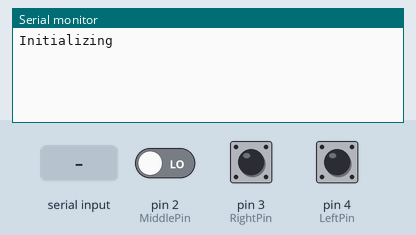
Recording of a sketch running on a simulated Arduino Uno, built with avr-gcc and run on an emulated ATmega328P. On the bench: the last lines printed to the serial monitor. The test bench sets the inputs (shaded band); at power-on: pin 2 (MiddlePin) LOW, pin 3 (RightPin) LOW, pin 4 (LeftPin) LOW. No radio packets arrive unless stated.

Above: at 1.2 s.
1.3 s: pin 2 (MiddlePin) driven HIGH
At 1.41 s:
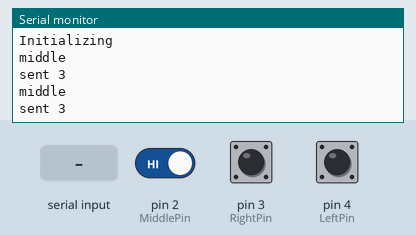
2.8 s: pin 3 (RightPin) pulled HIGH for 0.15 s
At 2.82 s:
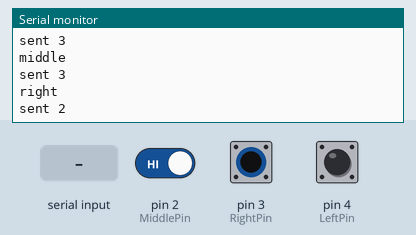
4.4 s: pin 4 (LeftPin) pulled HIGH for 0.15 s
At 4.43 s:
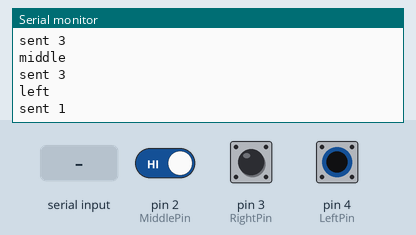
6.0 s: pin 3 (RightPin) pulled HIGH for 3.2 s
At 6.04 s:
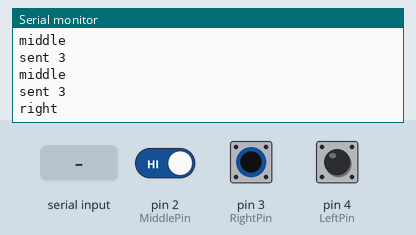
12.2 s: "0\n" received over Serial
Timing chart, 0 to 14.7 s (numbered marks = the images above; inputs shaded):
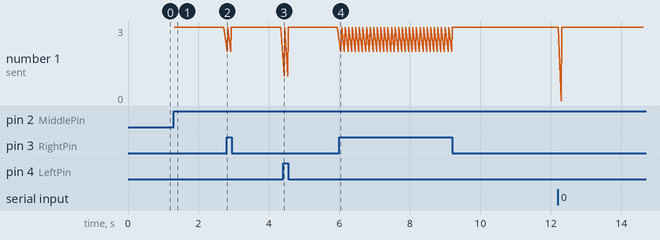

The sketch:

pm_transmitter_basic.ino
```cpp
// How to Use
// set board: SparkFunPro Micro
// set port
// Ctrl + Shift + U

#include <RH_ASK.h>
#include <SPI.h> // Not actually used but needed to compile

#define TxPin 10
#define RxPin 10
#define PowerPin 16

#define LeftPin 4
#define RightPin 3
#define MiddlePin 2

const unsigned int MAX_INPUT = 50;

RH_ASK driver(2000, RxPin, TxPin, PowerPin, false);

void setup()
{
  Serial.begin(9600);
  Serial.println("Initializing");
  if (!driver.init())
     Serial.println("init failed");
}

int pos = 0;

void loop() {
  // Send messages through serial input
  while (Serial.available () > 0) {
    processIncomingByte (Serial.read ());
  }

  // Test buttons
  if (digitalRead(LeftPin)) {
    Serial.println("left");
    transmit_data("1");
  }
  if (digitalRead(RightPin)) {
    Serial.println("right");
    transmit_data("2");
  }
  if (digitalRead(MiddlePin)) {
    Serial.println("middle");
    transmit_data("3");
  }
  delay(100);
}

void processIncomingByte (const byte inByte) {
  static char input_line [MAX_INPUT];
  static unsigned int input_pos = 0;

  switch (inByte) {
    case '\n':   // end of text
      input_line [input_pos] = 0;  // terminating null byte
      process_data (input_line);
      input_pos = 0;
      break;

    case '\r':
      break;

    default:
      // keep adding if not full ... allow for terminating null byte
      if (input_pos < (MAX_INPUT - 1))
        input_line [input_pos++] = inByte;
      break;

  }
}

void process_data (const char * data) {
  transmit_data(data);
}

void transmit_data(const char * data) {
  driver.send((uint8_t *)data, strlen(data));
  Serial.print("sent ");
  Serial.println(data);
}
```

Measured:
- after the input at 1.3 s, the serial monitor: prints a new line at once (image 1)
- after the input at 2.8 s, the serial monitor: prints a new line at once (image 2)
- after the input at 4.4 s, the serial monitor: prints a new line at once (image 3)
- after the input at 6.0 s, the serial monitor: prints a new line at once (image 4)
